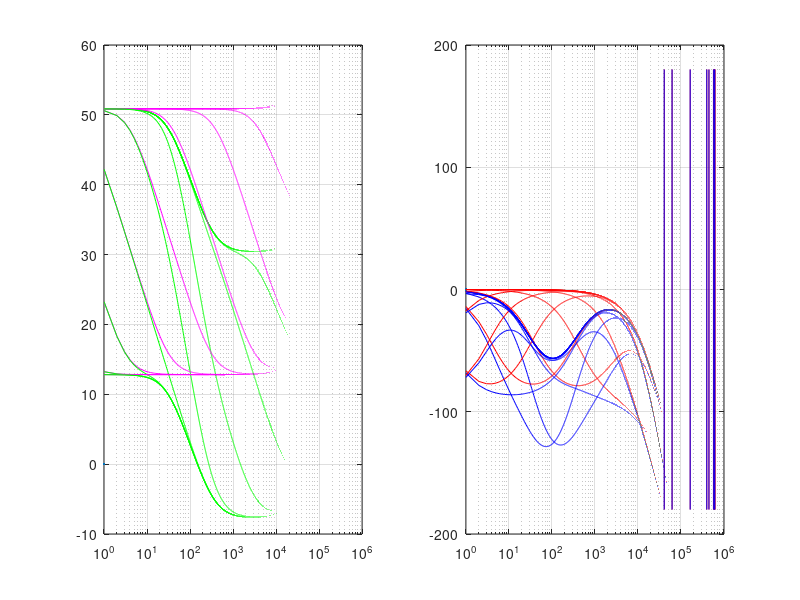

The MATLAB script that drew this image:
%LM3478_Model

clear all; close all; clc;

f = (0: 1: 1e6);

twopi = 3.14159265358979 * 2;

s = f * twopi;

V_FB = 1.26; 
%----------------------

V_in = 5;
V_out = 12;
I_out = 1.5;

R_Load = V_out / I_out;
R_SN = 0.02;

L = 10.e-6;

fs = 1.0e6;



%------------------------

V_SL = 0.083; % 0.092

Se = V_SL * fs / R_SN;
Sn = V_in / L;

% n = 1 + 2 * Se / Sn;
% w_c_L_e = w_s * L / (D^3 * pi * n );
% A_cm = D * w_c_L_e * (R_Load / 2) / (w_c_L_e + R_Load / 2);

D = (V_out - V_in) / V_out;
D_ = 1 - D;

A_cm = D_ * R_Load / (2 * R_SN);

C_out = 150e-6;
R_ESR = 0.05;


% Error Amplifier
R_out = 50000;
gm = 800e-6;

C_C1 = 100e-9;
R_C1 = 4700;

figure(1);
subplot(121);
semilogx([0]);
subplot(122);
semilogx([0]);

for k = -9: 1: 3

C_out = 10^(k);

w_z1 = 1 / (C_out * R_ESR);
w_z2 = R_Load * ((V_in / V_out)^2) / L;
w_p1 = 2 / (C_out * R_Load);

w_s = 2 * pi * fs;


Q = 1 / (pi * (D_ * Se / Sn + 0.5 - D));


% R_fb1 = 440;
% R_fb2 = 0.1;
%A_FB = R_fb2 / (R_fb2 + R_fb1);
A_FB = V_FB / V_out;

A_EA = gm * R_out;

w_z3 = 1 / (C_C1 * R_C1);
w_p2 = 1 / (C_C1 * R_out);


T1 = A_cm * A_EA * A_FB * ...
    (1 + s * 1i / w_z1) .* (1 - s * 1i / w_z2)  ./   ...
    (        (1 + s * 1i / w_p1) .* (   1 + s * 1i / (Q * (w_s / 2)) + (s * 1i).^2 / (w_s^2 / 4)   )        );


log_T1 = 20 * log10(abs(T1));

subplot(121)
hold on;
semilogx(f, log_T1, 'm')
hold off;

subplot(122)
hold on;
semilogx(f, atan2(imag(T1), real(T1)) * 180 / pi, 'r');
hold off;


T2 = A_cm * A_EA * A_FB * ...
    (1 + s *1i / w_z1) .* (1 - s * 1i / w_z2) .* (1 + s * 1i / w_z3) ./ ...
(         (1 + s * 1i / w_p1) .* (1 + s * 1i / w_p2) .* (   1 + s * 1i / (Q * (w_s / 2)) + (s*1i).^2 / (w_s^2 / 4)    )           );

log_T2 = 20 * log10(abs(T2));

subplot(121)
hold on;
semilogx(f, log_T2, 'g');
hold off;
grid on;

subplot(122)
hold on;
semilogx(f, atan2(imag(T2), real(T2)) * 180 / pi, 'b');
hold off;
grid on;
%legend('Power + Load loop', 'Power + Load + Control loop')

end
